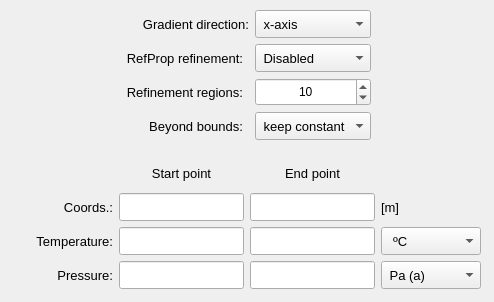
            <widget class="QWidget" name="tab_rectangular">
             <attribute name="title">
              <string>Setup</string>
             </attribute>
             <layout class="QGridLayout" name="gridLayout_6">
              <property name="leftMargin">
               <number>4</number>
              </property>
              <property name="topMargin">
               <number>4</number>
              </property>
              <property name="rightMargin">
               <number>4</number>
              </property>
              <property name="bottomMargin">
               <number>4</number>
              </property>
              <property name="spacing">
               <number>4</number>
              </property>
              <item row="0" column="0">
               <widget class="QFrame" name="frame_4">
                <property name="frameShape">
                 <enum>QFrame::Shape::NoFrame</enum>
                </property>
                <property name="frameShadow">
                 <enum>QFrame::Shadow::Raised</enum>
                </property>
                <layout class="QGridLayout" name="gridLayout_7">
                 <property name="leftMargin">
                  <number>6</number>
                 </property>
                 <property name="topMargin">
                  <number>6</number>
                 </property>
                 <property name="rightMargin">
                  <number>6</number>
                 </property>
                 <property name="bottomMargin">
                  <number>6</number>
                 </property>
                 <property name="spacing">
                  <number>6</number>
                 </property>
                 <item row="0" column="3">
                  <widget class="QComboBox" name="comboBox_gradient_direction">
                   <property name="minimumSize">
                    <size>
                     <width>0</width>
                     <height>28</height>
                    </size>
                   </property>
                   <property name="maximumSize">
                    <size>
                     <width>200</width>
                     <height>28</height>
                    </size>
                   </property>
                   <property name="font">
                    <font>
                     <pointsize>10</pointsize>
                    </font>
                   </property>
                   <item>
                    <property name="text">
                     <string> x-axis</string>
                    </property>
                   </item>
                   <item>
                    <property name="text">
                     <string> y-axis</string>
                    </property>
                   </item>
                   <item>
                    <property name="text">
                     <string> z-axis</string>
                    </property>
                   </item>
                  </widget>
                 </item>
                 <item row="2" column="1">
                  <widget class="QLabel" name="label_50">
                   <property name="minimumSize">
                    <size>
                     <width>0</width>
                     <height>28</height>
                    </size>
                   </property>
                   <property name="maximumSize">
                    <size>
                     <width>148</width>
                     <height>28</height>
                    </size>
                   </property>
                   <property name="font">
                    <font>
                     <pointsize>10</pointsize>
                    </font>
                   </property>
                   <property name="text">
                    <string>Refinement regions:</string>
                   </property>
                   <property name="alignment">
                    <set>Qt::AlignmentFlag::AlignRight|Qt::AlignmentFlag::AlignTrailing|Qt::AlignmentFlag::AlignVCenter</set>
                   </property>
                  </widget>
                 </item>
                 <item row="2" column="3">
                  <widget class="QDoubleSpinBox" name="doubleSpinBox_selection_radius">
                   <property name="minimumSize">
                    <size>
                     <width>100</width>
                     <height>28</height>
                    </size>
                   </property>
                   <property name="maximumSize">
                    <size>
                     <width>200</width>
                     <height>28</height>
                    </size>
                   </property>
                   <property name="font">
                    <font>
                     <pointsize>9</pointsize>
                    </font>
                   </property>
                   <property name="alignment">
                    <set>Qt::AlignmentFlag::AlignCenter</set>
                   </property>
                   <property name="decimals">
                    <number>0</number>
                   </property>
                   <property name="minimum">
                    <double>2.000000000000000</double>
                   </property>
                   <property name="maximum">
                    <double>50.000000000000000</double>
                   </property>
                   <property name="singleStep">
                    <double>1.000000000000000</double>
                   </property>
                   <property name="value">
                    <double>10.000000000000000</double>
                   </property>
                  </widget>
                 </item>
                 <item row="1" column="1">
                  <widget class="QLabel" name="label_51">
                   <property name="minimumSize">
                    <size>
                     <width>0</width>
                     <height>28</height>
                    </size>
                   </property>
                   <property name="maximumSize">
                    <size>
                     <width>148</width>
                     <height>28</height>
                    </size>
                   </property>
                   <property name="font">
                    <font>
                     <pointsize>10</pointsize>
                    </font>
                   </property>
                   <property name="text">
                    <string>RefProp refinement:</string>
                   </property>
                   <property name="alignment">
                    <set>Qt::AlignmentFlag::AlignRight|Qt::AlignmentFlag::AlignTrailing|Qt::AlignmentFlag::AlignVCenter</set>
                   </property>
                  </widget>
                 </item>
                 <item row="0" column="0">
                  <spacer name="horizontalSpacer_3">
                   <property name="orientation">
                    <enum>Qt::Orientation::Horizontal</enum>
                   </property>
                   <property name="sizeHint" stdset="0">
                    <size>
                     <width>40</width>
                     <height>20</height>
                    </size>
                   </property>
                  </spacer>
                 </item>
                 <item row="1" column="3">
                  <widget class="QComboBox" name="comboBox_refinement_regions">
                   <property name="minimumSize">
                    <size>
                     <width>0</width>
                     <height>28</height>
                    </size>
                   </property>
                   <property name="maximumSize">
                    <size>
                     <width>200</width>
                     <height>28</height>
                    </size>
                   </property>
                   <property name="font">
                    <font>
                     <pointsize>10</pointsize>
                    </font>
                   </property>
                   <item>
                    <property name="text">
                     <string> Disabled</string>
                    </property>
                   </item>
                   <item>
                    <property name="text">
                     <string> Enabled</string>
                    </property>
                   </item>
                  </widget>
                 </item>
                 <item row="0" column="4">
                  <spacer name="horizontalSpacer_2">
                   <property name="orientation">
                    <enum>Qt::Orientation::Horizontal</enum>
                   </property>
                   <property name="sizeHint" stdset="0">
                    <size>
                     <width>40</width>
                     <height>20</height>
                    </size>
                   </property>
                  </spacer>
                 </item>
                 <item row="3" column="1">
                  <widget class="QLabel" name="label_14">
                   <property name="minimumSize">
                    <size>
                     <width>120</width>
                     <height>0</height>
                    </size>
                   </property>
                   <property name="maximumSize">
                    <size>
                     <width>148</width>
                     <height>16777215</height>
                    </size>
                   </property>
                   <property name="font">
                    <font>
                     <pointsize>10</pointsize>
                    </font>
                   </property>
                   <property name="text">
                    <string>Beyond bounds:</string>
                   </property>
                   <property name="alignment">
                    <set>Qt::AlignmentFlag::AlignRight|Qt::AlignmentFlag::AlignTrailing|Qt::AlignmentFlag::AlignVCenter</set>
                   </property>
                  </widget>
                 </item>
                 <item row="3" column="3">
                  <widget class="QComboBox" name="comboBox_beyond_bounds_values">
                   <property name="minimumSize">
                    <size>
                     <width>0</width>
                     <height>28</height>
                    </size>
                   </property>
                   <property name="maximumSize">
                    <size>
                     <width>200</width>
                     <height>28</height>
                    </size>
                   </property>
                   <property name="font">
                    <font>
                     <pointsize>10</pointsize>
                    </font>
                   </property>
                   <item>
                    <property name="text">
                     <string> keep constant</string>
                    </property>
                   </item>
                   <item>
                    <property name="text">
                     <string> extrapolate</string>
                    </property>
                   </item>
                  </widget>
                 </item>
                 <item row="0" column="1" colspan="2">
                  <widget class="QLabel" name="label_13">
                   <property name="minimumSize">
                    <size>
                     <width>120</width>
                     <height>0</height>
                    </size>
                   </property>
                   <property name="maximumSize">
                    <size>
                     <width>148</width>
                     <height>16777215</height>
                    </size>
                   </property>
                   <property name="font">
                    <font>
                     <pointsize>10</pointsize>
                    </font>
                   </property>
                   <property name="text">
                    <string>Gradient direction:</string>
                   </property>
                   <property name="alignment">
                    <set>Qt::AlignmentFlag::AlignRight|Qt::AlignmentFlag::AlignTrailing|Qt::AlignmentFlag::AlignVCenter</set>
                   </property>
                  </widget>
                 </item>
                </layout>
               </widget>
              </item>
              <item row="1" column="0">
               <widget class="QFrame" name="frame">
                <property name="frameShape">
                 <enum>QFrame::Shape::NoFrame</enum>
                </property>
                <property name="frameShadow">
                 <enum>QFrame::Shadow::Raised</enum>
                </property>
                <layout class="QGridLayout" name="gridLayout_10">
                 <item row="0" column="3">
                  <widget class="QLabel" name="label_24">
                   <property name="minimumSize">
                    <size>
                     <width>0</width>
                     <height>28</height>
                    </size>
                   </property>
                   <property name="maximumSize">
                    <size>
                     <width>200</width>
                     <height>28</height>
                    </size>
                   </property>
                   <property name="font">
                    <font>
                     <pointsize>10</pointsize>
                    </font>
                   </property>
                   <property name="text">
                    <string>End point</string>
                   </property>
                   <property name="alignment">
                    <set>Qt::AlignmentFlag::AlignCenter</set>
                   </property>
                  </widget>
                 </item>
                 <item row="2" column="3">
                  <widget class="QLineEdit" name="lineEdit_end_temperature">
                   <property name="enabled">
                    <bool>true</bool>
                   </property>
                   <property name="minimumSize">
                    <size>
                     <width>0</width>
                     <height>28</height>
                    </size>
                   </property>
                   <property name="maximumSize">
                    <size>
                     <width>180</width>
                     <height>28</height>
                    </size>
                   </property>
                   <property name="font">
                    <font>
                     <pointsize>10</pointsize>
                    </font>
                   </property>
                   <property name="alignment">
                    <set>Qt::AlignmentFlag::AlignCenter</set>
                   </property>
                  </widget>
                 </item>
                 <item row="1" column="0">
                  <widget class="QLabel" name="label_16">
                   <property name="minimumSize">
                    <size>
                     <width>100</width>
                     <height>0</height>
                    </size>
                   </property>
                   <property name="maximumSize">
                    <size>
                     <width>140</width>
                     <height>16777215</height>
                    </size>
                   </property>
                   <property name="font">
                    <font>
                     <pointsize>10</pointsize>
                    </font>
                   </property>
                   <property name="text">
                    <string>Coords.:</string>
                   </property>
                   <property name="alignment">
                    <set>Qt::AlignmentFlag::AlignRight|Qt::AlignmentFlag::AlignTrailing|Qt::AlignmentFlag::AlignVCenter</set>
                   </property>
                  </widget>
                 </item>
                 <item row="3" column="3">
                  <widget class="QLineEdit" name="lineEdit_end_pressure">
                   <property name="enabled">
                    <bool>true</bool>
                   </property>
                   <property name="minimumSize">
                    <size>
                     <width>0</width>
                     <height>28</height>
                    </size>
                   </property>
                   <property name="maximumSize">
                    <size>
                     <width>180</width>
                     <height>28</height>
                    </size>
                   </property>
                   <property name="font">
                    <font>
                     <pointsize>10</pointsize>
                    </font>
                   </property>
                   <property name="alignment">
                    <set>Qt::AlignmentFlag::AlignCenter</set>
                   </property>
                  </widget>
                 </item>
                 <item row="3" column="0">
                  <widget class="QLabel" name="label_20">
                   <property name="minimumSize">
                    <size>
                     <width>100</width>
                     <height>0</height>
                    </size>
                   </property>
                   <property name="maximumSize">
                    <size>
                     <width>140</width>
                     <height>16777215</height>
                    </size>
                   </property>
                   <property name="font">
                    <font>
                     <pointsize>10</pointsize>
                    </font>
                   </property>
                   <property name="text">
                    <string>Pressure:</string>
                   </property>
                   <property name="alignment">
                    <set>Qt::AlignmentFlag::AlignRight|Qt::AlignmentFlag::AlignTrailing|Qt::AlignmentFlag::AlignVCenter</set>
                   </property>
                  </widget>
                 </item>
                 <item row="0" column="1">
                  <widget class="QLabel" name="label_11">
                   <property name="minimumSize">
                    <size>
                     <width>0</width>
                     <height>28</height>
                    </size>
                   </property>
                   <property name="maximumSize">
                    <size>
                     <width>200</width>
                     <height>28</height>
                    </size>
                   </property>
                   <property name="font">
                    <font>
                     <pointsize>10</pointsize>
                    </font>
                   </property>
                   <property name="text">
                    <string>Start point</string>
                   </property>
                   <property name="alignment">
                    <set>Qt::AlignmentFlag::AlignCenter</set>
                   </property>
                  </widget>
                 </item>
                 <item row="1" column="3">
                  <widget class="QLineEdit" name="lineEdit_end_coords">
                   <property name="minimumSize">
                    <size>
                     <width>0</width>
                     <height>28</height>
                    </size>
                   </property>
                   <property name="maximumSize">
                    <size>
                     <width>180</width>
                     <height>28</height>
                    </size>
                   </property>
                   <property name="font">
                    <font>
                     <pointsize>10</pointsize>
                    </font>
                   </property>
                   <property name="alignment">
                    <set>Qt::AlignmentFlag::AlignCenter</set>
                   </property>
                  </widget>
                 </item>
                 <item row="2" column="1">
                  <widget class="QLineEdit" name="lineEdit_start_temperature">
                   <property name="enabled">
                    <bool>true</bool>
                   </property>
                   <property name="minimumSize">
                    <size>
                     <width>0</width>
                     <height>28</height>
                    </size>
                   </property>
                   <property name="maximumSize">
                    <size>
                     <width>180</width>
                     <height>28</height>
                    </size>
                   </property>
                   <property name="font">
                    <font>
                     <pointsize>10</pointsize>
                    </font>
                   </property>
                   <property name="alignment">
                    <set>Qt::AlignmentFlag::AlignCenter</set>
                   </property>
                  </widget>
                 </item>
                 <item row="3" column="1">
                  <widget class="QLineEdit" name="lineEdit_start_pressure">
                   <property name="enabled">
                    <bool>true</bool>
                   </property>
                   <property name="minimumSize">
                    <size>
                     <width>0</width>
                     <height>28</height>
                    </size>
                   </property>
                   <property name="maximumSize">
                    <size>
                     <width>180</width>
                     <height>28</height>
                    </size>
                   </property>
                   <property name="font">
                    <font>
                     <pointsize>10</pointsize>
                    </font>
                   </property>
                   <property name="alignment">
                    <set>Qt::AlignmentFlag::AlignCenter</set>
                   </property>
                  </widget>
                 </item>
                 <item row="1" column="1">
                  <widget class="QLineEdit" name="lineEdit_start_coords">
                   <property name="minimumSize">
                    <size>
                     <width>0</width>
                     <height>28</height>
                    </size>
                   </property>
                   <property name="maximumSize">
                    <size>
                     <width>180</width>
                     <height>28</height>
                    </size>
                   </property>
                   <property name="font">
                    <font>
                     <pointsize>10</pointsize>
                    </font>
                   </property>
                   <property name="alignment">
                    <set>Qt::AlignmentFlag::AlignCenter</set>
                   </property>
                  </widget>
                 </item>
                 <item row="2" column="4">
                  <widget class="QComboBox" name="comboBox_temperature_units">
                   <property name="minimumSize">
                    <size>
                     <width>100</width>
                     <height>28</height>
                    </size>
                   </property>
                   <property name="maximumSize">
                    <size>
                     <width>100</width>
                     <height>28</height>
                    </size>
                   </property>
                   <property name="font">
                    <font>
                     <family>MS Shell Dlg 2</family>
                     <pointsize>10</pointsize>
                     <italic>false</italic>
                    </font>
                   </property>
                   <property name="currentIndex">
                    <number>1</number>
                   </property>
                   <item>
                    <property name="text">
                     <string>  K</string>
                    </property>
                   </item>
                   <item>
                    <property name="text">
                     <string>  ºC</string>
                    </property>
                   </item>
                   <item>
                    <property name="text">
                     <string>  ºF</string>
                    </property>
                   </item>
                  </widget>
                 </item>
                 <item row="3" column="4">
                  <widget class="QComboBox" name="comboBox_pressure_units">
                   <property name="minimumSize">
                    <size>
                     <width>100</width>
                     <height>28</height>
                    </size>
                   </property>
                   <property name="maximumSize">
                    <size>
                     <width>100</width>
                     <height>28</height>
                    </size>
                   </property>
                   <property name="font">
                    <font>
                     <family>MS Shell Dlg 2</family>
                     <pointsize>10</pointsize>
                     <italic>false</italic>
                    </font>
                   </property>
                   <item>
                    <property name="text">
                     <string> Pa (a)</string>
                    </property>
                   </item>
                   <item>
                    <property name="text">
                     <string> kPa (a)</string>
                    </property>
                   </item>
                   <item>
                    <property name="text">
                     <string> atm (a)</string>
                    </property>
                   </item>
                   <item>
                    <property name="text">
                     <string> bar (a)</string>
                    </property>
                   </item>
                   <item>
                    <property name="text">
                     <string> kgf/cm² (a)</string>
                    </property>
                   </item>
                   <item>
                    <property name="text">
                     <string> psi (a)</string>
                    </property>
                   </item>
                   <item>
                    <property name="text">
                     <string> ksi (a)</string>
                    </property>
                   </item>
                   <item>
                    <property name="text">
                     <string> Pa (g)</string>
                    </property>
                   </item>
                   <item>
                    <property name="text">
                     <string> kPa (g)</string>
                    </property>
                   </item>
                   <item>
                    <property name="text">
                     <string> atm (g)</string>
                    </property>
                   </item>
                   <item>
                    <property name="text">
                     <string> bar (g)</string>
                    </property>
                   </item>
                   <item>
                    <property name="text">
                     <string> kgf/cm² (g)</string>
                    </property>
                   </item>
                   <item>
                    <property name="text">
                     <string> psi (g)</string>
                    </property>
                   </item>
                   <item>
                    <property name="text">
                     <string> ksi (g)</string>
                    </property>
                   </item>
                  </widget>
                 </item>
                 <item row="1" column="4">
                  <widget class="QLabel" name="label_17">
                   <property name="minimumSize">
                    <size>
                     <width>100</width>
                     <height>28</height>
                    </size>
                   </property>
                   <property name="maximumSize">
                    <size>
                     <width>100</width>
                     <height>28</height>
                    </size>
                   </property>
                   <property name="font">
                    <font>
                     <pointsize>10</pointsize>
                    </font>
                   </property>
                   <property name="text">
                    <string>[m]</string>
                   </property>
                  </widget>
                 </item>
                 <item row="2" column="0">
                  <widget class="QLabel" name="label_15">
                   <property name="minimumSize">
                    <size>
                     <width>100</width>
                     <height>0</height>
                    </size>
                   </property>
                   <property name="maximumSize">
                    <size>
                     <width>140</width>
                     <height>16777215</height>
                    </size>
                   </property>
                   <property name="font">
                    <font>
                     <pointsize>10</pointsize>
                    </font>
                   </property>
                   <property name="text">
                    <string>Temperature:</string>
                   </property>
                   <property name="alignment">
                    <set>Qt::AlignmentFlag::AlignRight|Qt::AlignmentFlag::AlignTrailing|Qt::AlignmentFlag::AlignVCenter</set>
                   </property>
                  </widget>
                 </item>
                </layout>
               </widget>
              </item>
             </layout>
            </widget>
